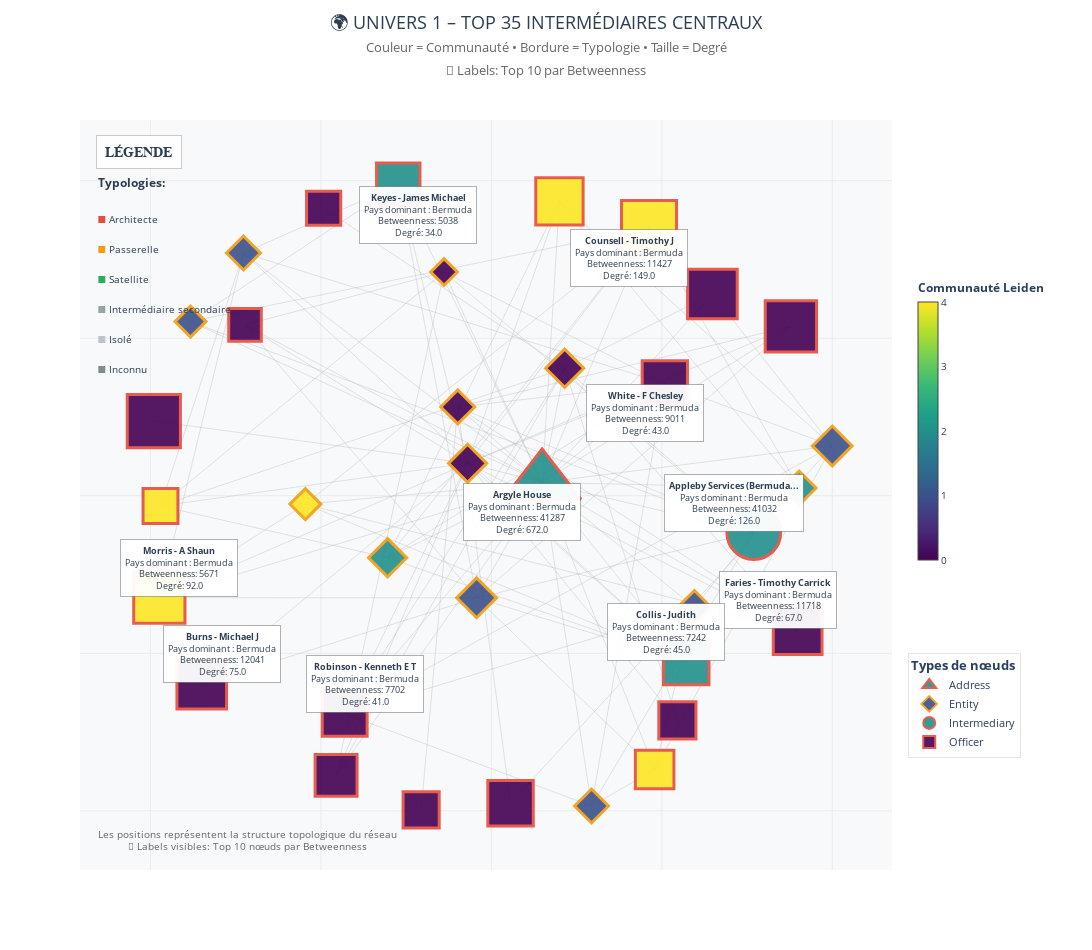

The notebook cell this image was saved under:
### Code cell
# =====================================================
# 5️⃣ MISE EN PAGE OPTIMISÉE AVEC LABELS VISIBLES
# =====================================================
fig = go.Figure(data=[edge_trace] + node_traces)

# AJOUT DES ANNOTATIONS POUR LES NŒUDS PRINCIPAUX
top_10_nodes = top35.nlargest(10, 'betweenness')

annotations = []
for _, row in top_10_nodes.iterrows():
    node_id = row['id']
    if node_id in pos:
        x, y = pos[node_id]
        
        # Créer le texte de l'annotation
        name = row['name']
        short_name = name.split(';')[0] if ';' in name else name
        short_name = short_name[:25] + "..." if len(short_name) > 25 else short_name
        
        annotation_text = (
            f"<b>{short_name}</b><br>"
            f"Pays dominant : {row['pays_dominant_communauté']}<br>"
            f"Betweenness: {row['betweenness']:.0f}<br>"
            f"Degré: {row['degree']}"
        )
        
        annotations.append(
            dict(
                x=x,
                y=y,
                xref="x",
                yref="y",
                text=annotation_text,
                showarrow=True,
                arrowhead=2,
                arrowsize=1,
                arrowwidth=2,
                arrowcolor="#2c3e50",
                bgcolor="rgba(255, 255, 255, 0.95)",
                bordercolor="rgba(0, 0, 0, 0.3)",
                borderwidth=1,
                borderpad=4,
                font=dict(size=9, color="#2c3e50"),
                # Position intelligente de l'annotation
                ax=20 if x < 0 else -20,
                ay=-30 if y < 0 else 30
            )
        )

leiden_values = top35["leiden"].dropna()
if not leiden_values.empty:
    fig.add_trace(go.Scatter(
        x=[None], y=[None],
        mode='markers',
        marker=dict(
            colorscale='Viridis',
            cmin=leiden_values.min(),
            cmax=leiden_values.max(),
            colorbar=dict(
                title=dict(text="<b>Communauté Leiden</b>", font=dict(size=12)),
                thickness=20,
                len=0.4,
                y=0.8,
                yanchor='top',
                x=1.02,
                xanchor='left',
                tickfont=dict(size=10)
            ),
            showscale=True
        ),
        hoverinfo='none',
        showlegend=False
    ))

fig.update_layout(
    title=dict(
        text="🌍 UNIVERS 1 – TOP 35 INTERMÉDIAIRES CENTRAUX<br>"
             "<span style='font-size:13px; color:#666'>"
             "Couleur = Communauté • Bordure = Typologie • Taille = Degré<br>"
             "📌 Labels: Top 10 par Betweenness"
             "</span>",
        x=0.5,
        xanchor="center",
        y=0.97,
        font=dict(size=18, color=COLOR_PALETTE['text'])
    ),
    width=1400,
    height=950,
    showlegend=True,
    hoverlabel=dict(
        bgcolor="rgba(30,30,30,0.9)",
        font_size=12,
        font_family="Arial",
        font_color="white",
        bordercolor="rgba(255,255,255,0.2)"
    ),
    plot_bgcolor=COLOR_PALETTE['background'],
    paper_bgcolor=COLOR_PALETTE['paper'],
    legend=dict(
        title=dict(text="<b>Types de nœuds</b>", font=dict(size=13)),
        bgcolor="rgba(255,255,255,0.95)",
        bordercolor="rgba(0,0,0,0.1)",
        borderwidth=1,
        font=dict(size=11),
        x=1.02,
        y=0.15,
        xanchor='left',
        yanchor='bottom',
        traceorder="normal",
        itemsizing="constant"
    ),
    margin=dict(l=80, r=200, t=120, b=80),
    xaxis=dict(showgrid=True, gridcolor=COLOR_PALETTE['grid'], zeroline=False, showticklabels=False),
    yaxis=dict(showgrid=True, gridcolor=COLOR_PALETTE['grid'], zeroline=False, showticklabels=False),
    # AJOUT DES ANNOTATIONS
    annotations=annotations + [
        dict(
            x=0.02, y=0.98,
            xref="paper", yref="paper",
            text="<b>LÉGENDE</b>",
            showarrow=False,
            font=dict(size=14, color=COLOR_PALETTE['text'], family="Arial Black"),
            xanchor="left", yanchor="top",
            bgcolor="rgba(255,255,255,0.9)",
            bordercolor="rgba(0,0,0,0.2)",
            borderwidth=1, borderpad=8
        ),
        dict(
            x=0.02, y=0.93,
            xref="paper", yref="paper",
            text="<b>Typologies:</b>",
            showarrow=False,
            font=dict(size=12, color=COLOR_PALETTE['text']),
            xanchor="left", yanchor="top"
        )
    ]
)

# Ajouter les typologies à la légende
y_pos = 0.88
for typo, color in TYPO_COLORS.items():
    fig.add_annotation(
        x=0.02, y=y_pos,
        xref="paper", yref="paper",
        text=f"<span style='color:{color}'>■</span> {typo}",
        showarrow=False,
        font=dict(size=10, color=COLOR_PALETTE['text']),
        xanchor="left", yanchor="top"
    )
    y_pos -= 0.04

# Note sur les labels
fig.add_annotation(
    x=0.02, y=0.02,
    xref="paper", yref="paper",
    text="<span style='font-size:10px; color:#666'>Les positions représentent la structure topologique du réseau<br>📌 Labels visibles: Top 10 nœuds par Betweenness</span>",
    showarrow=False,
    font=dict(size=9, color=COLOR_PALETTE['text']),
    xanchor="left", yanchor="bottom"
)

print("🚀 Affichage du graphique avec labels visibles...")
print("📌 Les 10 nœuds les plus centraux sont annotés directement")
fig.show()

### Figure 1 — Plotly figure (JSON) as saved in the notebook; plotly's stock layout.template omitted (floating-point values rounded to 4 significant figures; data arrays with more than 128 entries replaced by an {"elided": "..."} marker saying what was removed)
{"data": [{"hoverinfo": "none", "line": {"color": "rgba(169, 169, 169, 0.4)", "width": 0.8}, "mode": "lines", "showlegend": false, "type": "scatter", "x": {"elided": "312 float values"}, "y": {"elided": "312 float values"}}, {"hoverinfo": "text", "hovertemplate": "%{text}<extra></extra>", "marker": {"color": [2], "colorscale": [[0, "#440154"], [0.1111, "#482878"], [0.2222, "#3e4989"], [0.3333, "#31688e"], [0.4444, "#26828e"], [0.5556, "#1f9e89"], [0.6667, "#35b779"], [0.7778, "#6ece58"], [0.8889, "#b5de2b"], [1, "#fde725"]], "line": {"color": ["#e74c3c"], "width": 3}, "opacity": 0.9, "showscale": false, "size": [67.09], "symbol": "triangle-up"}, "mode": "markers", "name": "Address", "text": ["<span style='color:white;'><b>Argyle House; 41a Cedar Avenue; Hamilton HM 12; Bermuda</b><br><b>Type:</b> Address | <b>Typologie:</b> Architecte<br><b>Pays:</b> Bermuda<br><b>Degré:</b> 672.0 | <b>Betweenness:</b> 41287.1221<br><b>Communauté Leiden:</b> 2<br><b>Pays dominant:</b> Bermuda</span>"], "type": "scatter", "x": [0.1489], "y": [0.04213]}, {"hoverinfo": "text", "hovertemplate": "%{text}<extra></extra>", "marker": {"color": [1, 1, 0, 0, 1, 4, 1, 1, 1, 0, 2, 2, 0], "colorscale": [[0, "#440154"], [0.1111, "#482878"], [0.2222, "#3e4989"], [0.3333, "#31688e"], [0.4444, "#26828e"], [0.5556, "#1f9e89"], [0.6667, "#35b779"], [0.7778, "#6ece58"], [0.8889, "#b5de2b"], [1, "#fde725"]], "line": {"color": ["#f39c12", "#f39c12", "#f39c12", "#f39c12", "#f39c12", "#f39c12", "#f39c12", "#f39c12", "#f39c12", "#f39c12", "#f39c12", "#f39c12", "#f39c12"], "width": 3}, "opacity": 0.9, "showscale": false, "size": [30.57, 23.79, 29.33, 29.33, 26.09, 23.79, 26.09, 26.09, 30.57, 20.55, 26.09, 29.33, 26.09], "symbol": "diamond"}, "mode": "markers", "name": "Entity", "text": ["<span style='color:white;'><b>CORONA LTD.</b><br><b>Type:</b> Entity | <b>Typologie:</b> Passerelle<br><b>Pays:</b> Bermuda<br><b>Degré:</b> 6.0 | <b>Betweenness:</b> 1875.5201<br><b>Communauté Leiden:</b> 1<br><b>Pays dominant:</b> Bermuda</span>", "<span style='color:white;'><b>Kowo Limited</b><br><b>Type:</b> Entity | <b>Typologie:</b> Passerelle<br><b>Pays:</b> Bermuda<br><b>Degré:</b> 2.0 | <b>Betweenness:</b> 1674.1062<br><b>Communauté Leiden:</b> 1<br><b>Pays dominant:</b> Bermuda</span>", "<span style='color:white;'><b>LION CORPORATION LIMITED</b><br><b>Type:</b> Entity | <b>Typologie:</b> Passerelle<br><b>Pays:</b> Bermuda<br><b>Degré:</b> 5.0 | <b>Betweenness:</b> 1542.3517<br><b>Communauté Leiden:</b> 0<br><b>Pays dominant:</b> Bermuda</span>", "<span style='color:white;'><b>Olivewood Limited</b><br><b>Type:</b> Entity | <b>Typologie:</b> Passerelle<br><b>Pays:</b> Bermuda<br><b>Degré:</b> 5.0 | <b>Betweenness:</b> 1445.4651<br><b>Communauté Leiden:</b> 0<br><b>Pays dominant:</b> Bermuda</span>", "<span style='color:white;'><b>SOLVEST, LTD.</b><br><b>Type:</b> Entity | <b>Typologie:</b> Passerelle<br><b>Pays:</b> Bermuda<br><b>Degré:</b> 3.0 | <b>Betweenness:</b> 1428.2721<br><b>Communauté Leiden:</b> 1<br><b>Pays dominant:</b> Bermuda</span>", "<span style='color:white;'><b>Aberystwyth Limited</b><br><b>Type:</b> Entity | <b>Typologie:</b> Passerelle<br><b>Pays:</b> Cayman Islands<br><b>Degré:</b> 2.0 | <b>Betweenness:</b> 1356.7657<br><b>Communauté Leiden:</b> 4<br><b>Pays dominant:</b> Cayman Islands</span>", "<span style='color:white;'><b>WOODBRIDGE COMPANY LIMITED</b><br><b>Type:</b> Entity | <b>Typologie:</b> Passerelle<br><b>Pays:</b> Bermuda<br><b>Degré:</b> 3.0 | <b>Betweenness:</b> 827.2414<br><b>Communauté Leiden:</b> 1<br><b>Pays dominant:</b> Bermuda</span>", "<span style='color:white;'><b>KINGSTON ASSOCIATES, LTD.</b><br><b>Type:</b> Entity | <b>Typologie:</b> Passerelle<br><b>Pays:</b> Bermuda<br><b>Degré:</b> 3.0 | <b>Betweenness:</b> 802.8221<br><b>Communauté Leiden:</b> 1<br><b>Pays dominant:</b> Bermuda</span>", "<span style='color:white;'><b>Tholu Limited</b><br><b>Type:</b> Entity | <b>Typologie:</b> Passerelle<br><b>Pays:</b> Bermuda<br><b>Degré:</b> 6.0 | <b>Betweenness:</b> 710.7070<br><b>Communauté Leiden:</b> 1<br><b>Pays dominant:</b> Bermuda</span>", "<span style='color:white;'><b>A.A. LTD.</b><br><b>Type:</b> Entity | <b>Typologie:</b> Passerelle<br><b>Pays:</b> Bermuda<br><b>Degré:</b> 1.0 | <b>Betweenness:</b> 672.1040<br><b>Communauté Leiden:</b> 0<br><b>Pays dominant:</b> Bermuda</span>", "<span style='color:white;'><b>THL Ltd.</b><br><b>Type:</b> Entity | <b>Typologie:</b> Passerelle<br><b>Pays:</b> Bermuda<br><b>Degré:</b> 3.0 | <b>Betweenness:</b> 665.7568<br><b>Communauté Leiden:</b> 2<br><b>Pays dominant:</b> Bermuda</span>", "<span style='color:white;'><b>Pure Products Limited</b><br><b>Type:</b> Entity | <b>Typologie:</b> Passerelle<br><b>Pays:</b> Bermuda<br><b>Degré:</b> 5.0 | <b>Betweenness:</b> 647.7961<br><b>Communauté Leiden:</b> 2<br><b>Pays dominant:</b> Bermuda</span>", "<span style='color:white;'><b>Children's Hospital Integrated Risk Protective Limited</b><br><b>Type:</b> Entity | <b>Typologie:</b> Passerelle<br><b>Pays:</b> Bermuda<br><b>Degré:</b> 3.0 | <b>Betweenness:</b> 637.8345<br><b>Communauté Leiden:</b> 0<br><b>Pays dominant:</b> Bermuda</span>"], "type": "scatter", "x": [1.0, -0.8826, 0.2151, -0.06983, 0.5955, -0.5456, -0.7271, 0.2938, -0.04333, -0.1388, 0.9026, -0.3044, -0.09863], "y": [0.1582, 0.5529, 0.4046, 0.103, -0.3547, -0.02645, 0.7705, -0.9847, -0.3239, 0.7103, 0.0246, -0.1966, 0.2819]}, {"hoverinfo": "text", "hovertemplate": "%{text}<extra></extra>", "marker": {"color": [1], "colorscale": [[0, "#440154"], [0.1111, "#482878"], [0.2222, "#3e4989"], [0.3333, "#31688e"], [0.4444, "#26828e"], [0.5556, "#1f9e89"], [0.6667, "#35b779"], [0.7778, "#6ece58"], [0.8889, "#b5de2b"], [1, "#fde725"]], "line": {"color": ["#e74c3c"], "width": 3}, "opacity": 0.9, "showscale": false, "size": [53.75], "symbol": "circle"}, "mode": "markers", "name": "Intermediary", "text": ["<span style='color:white;'><b>Appleby Services (Bermuda) Ltd.</b><br><b>Type:</b> Intermediary | <b>Typologie:</b> Architecte<br><b>Pays:</b> Bermuda<br><b>Degré:</b> 126.0 | <b>Betweenness:</b> 41032.3032<br><b>Communauté Leiden:</b> 1<br><b>Pays dominant:</b> Bermuda</span>"], "type": "scatter", "x": [0.7697], "y": [-0.1171]}, {"hoverinfo": "text", "hovertemplate": "%{text}<extra></extra>", "marker": {"color": [0, 0, 2, 0, 0, 1, 2, 1, 2, 0, 0, 0, 0, 2, 2, 0, 0, 0, 0, 0], "colorscale": [[0, "#440154"], [0.1111, "#482878"], [0.2222, "#3e4989"], [0.3333, "#31688e"], [0.4444, "#26828e"], [0.5556, "#1f9e89"], [0.6667, "#35b779"], [0.7778, "#6ece58"], [0.8889, "#b5de2b"], [1, "#fde725"]], "line": {"color": ["#e74c3c", "#e74c3c", "#e74c3c", "#e74c3c", "#e74c3c", "#e74c3c", "#e74c3c", "#e74c3c", "#e74c3c", "#e74c3c", "#e74c3c", "#e74c3c", "#e74c3c", "#e74c3c", "#e74c3c", "#e74c3c", "#e74c3c", "#e74c3c", "#e74c3c", "#e74c3c"], "width": 3}, "opacity": 0.9, "showscale": false, "size": [49.65, 48.76, 55.09, 45.27, 44.9, 45.63, 51.26, 43.44, 47.34, 51.35, 49.65, 41.94, 45.45, 34.88, 38.56, 36.11, 37.18, 32.58, 34.18, 53.17], "symbol": "square"}, "mode": "markers", "name": "Officer", "text": ["<span style='color:white;'><b>Burns - Michael J</b><br><b>Type:</b> Officer | <b>Typologie:</b> Architecte<br><b>Pays:</b> Bermuda;British Virgin Islands;Canada<br><b>Degré:</b> 75.0 | <b>Betweenness:</b> 12041.2640<br><b>Communauté Leiden:</b> 0<br><b>Pays dominant:</b> Bermuda</span>", "<span style='color:white;'><b>Faries - Timothy Carrick</b><br><b>Type:</b> Officer | <b>Typologie:</b> Architecte<br><b>Pays:</b> Bermuda;United Kingdom<br><b>Degré:</b> 67.0 | <b>Betweenness:</b> 11718.0105<br><b>Communauté Leiden:</b> 0<br><b>Pays dominant:</b> Bermuda</span>", "<span style='color:white;'><b>Counsell - Timothy J</b><br><b>Type:</b> Officer | <b>Typologie:</b> Architecte<br><b>Pays:</b> Bermuda;United Kingdom;United States<br><b>Degré:</b> 149.0 | <b>Betweenness:</b> 11427.1052<br><b>Communauté Leiden:</b> 2<br><b>Pays dominant:</b> Bermuda</span>", "<span style='color:white;'><b>White - F Chesley</b><br><b>Type:</b> Officer | <b>Typologie:</b> Architecte<br><b>Pays:</b> Bermuda;United Kingdom<br><b>Degré:</b> 43.0 | <b>Betweenness:</b> 9010.6996<br><b>Communauté Leiden:</b> 0<br><b>Pays dominant:</b> Bermuda</span>", "<span style='color:white;'><b>Robinson - Kenneth E T</b><br><b>Type:</b> Officer | <b>Typologie:</b> Architecte<br><b>Pays:</b> Bermuda;Cayman Islands;United Kingdom;United States<br><b>Degré:</b> 41.0 | <b>Betweenness:</b> 7701.7083<br><b>Communauté Leiden:</b> 0<br><b>Pays dominant:</b> Bermuda</span>", "<span style='color:white;'><b>Collis - Judith</b><br><b>Type:</b> Officer | <b>Typologie:</b> Architecte<br><b>Pays:</b> Bermuda;United Kingdom<br><b>Degré:</b> 45.0 | <b>Betweenness:</b> 7242.3661<br><b>Communauté Leiden:</b> 1<br><b>Pays dominant:</b> Bermuda</span>", "<span style='color:white;'><b>Morris - A Shaun</b><br><b>Type:</b> Officer | <b>Typologie:</b> Architecte<br><b>Pays:</b> Bermuda;United Kingdom;United States<br><b>Degré:</b> 92.0 | <b>Betweenness:</b> 5671.0577<br><b>Communauté Leiden:</b> 2<br><b>Pays dominant:</b> Bermuda</span>", "<span style='color:white;'><b>Keyes - James Michael</b><br><b>Type:</b> Officer | <b>Typologie:</b> Architecte<br><b>Pays:</b> Bermuda;United Kingdom<br><b>Degré:</b> 34.0 | <b>Betweenness:</b> 5038.2278<br><b>Communauté Leiden:</b> 1<br><b>Pays dominant:</b> Bermuda</span>", "<span style='color:white;'><b>Jones - Michael</b><br><b>Type:</b> Officer | <b>Typologie:</b> Architecte<br><b>Pays:</b> Bermuda;United Kingdom;United States<br><b>Degré:</b> 56.0 | <b>Betweenness:</b> 4991.1263<br><b>Communauté Leiden:</b> 2<br><b>Pays dominant:</b> Bermuda</span>", "<span style='color:white;'><b>Lines - David R</b><br><b>Type:</b> Officer | <b>Typologie:</b> Architecte<br><b>Pays:</b> Australia;Bermuda;United States<br><b>Degré:</b> 93.0 | <b>Betweenness:</b> 4730.3378<br><b>Communauté Leiden:</b> 0<br><b>Pays dominant:</b> Bermuda</span>", "<span style='color:white;'><b>Bossin - Alan Irving</b><br><b>Type:</b> Officer | <b>Typologie:</b> Architecte<br><b>Pays:</b> Bermuda;Canada<br><b>Degré:</b> 75.0 | <b>Betweenness:</b> 4425.2341<br><b>Communauté Leiden:</b> 0<br><b>Pays dominant:</b> Bermuda</span>", "<span style='color:white;'><b>Adderley - Donald Bradfield</b><br><b>Type:</b> Officer | <b>Typologie:</b> Architecte<br><b>Pays:</b> Bermuda;United Kingdom<br><b>Degré:</b> 28.0 | <b>Betweenness:</b> 3483.0851<br><b>Communauté Leiden:</b> 0<br><b>Pays dominant:</b> Bermuda</span>", "<span style='color:white;'><b>KPMG - Bermuda</b><br><b>Type:</b> Officer | <b>Typologie:</b> Architecte<br><b>Pays:</b> Bermuda<br><b>Degré:</b> 44.0 | <b>Betweenness:</b> 3172.1373<br><b>Communauté Leiden:</b> 0<br><b>Pays dominant:</b> Bermuda</span>", "<span style='color:white;'><b>Bubenzer - Peter - Bermuda</b><br><b>Type:</b> Officer | <b>Typologie:</b> Architecte<br><b>Pays:</b> Bermuda;United Kingdom<br><b>Degré:</b> 11.0 | <b>Betweenness:</b> 3169.6760<br><b>Communauté Leiden:</b> 2<br><b>Pays dominant:</b> Bermuda</span>", "<span style='color:white;'><b>Richardson-Augustus - Tammy L</b><br><b>Type:</b> Officer | <b>Typologie:</b> Architecte<br><b>Pays:</b> Bermuda;United Kingdom;United States<br><b>Degré:</b> 18.0 | <b>Betweenness:</b> 2803.9541<br><b>Communauté Leiden:</b> 2<br><b>Pays dominant:</b> Bermuda</span>", "<span style='color:white;'><b>Deloitte & Touche Ltd. - Bermuda</b><br><b>Type:</b> Officer | <b>Typologie:</b> Architecte<br><b>Pays:</b> Bermuda<br><b>Degré:</b> 13.0 | <b>Betweenness:</b> 2737.4716<br><b>Communauté Leiden:</b> 0<br><b>Pays dominant:</b> Bermuda</span>", "<span style='color:white;'><b>Cabral - Warren Wilton</b><br><b>Type:</b> Officer | <b>Typologie:</b> Architecte<br><b>Pays:</b> Bermuda;Switzerland;United Kingdom<br><b>Degré:</b> 15.0 | <b>Betweenness:</b> 2665.5272<br><b>Communauté Leiden:</b> 0<br><b>Pays dominant:</b> Bermuda</span>", "<span style='color:white;'><b>Spurling - Richard D</b><br><b>Type:</b> Officer | <b>Typologie:</b> Architecte<br><b>Pays:</b> Bermuda<br><b>Degré:</b> 8.0 | <b>Betweenness:</b> 2610.2712<br><b>Communauté Leiden:</b> 0<br><b>Pays dominant:</b> Bermuda</span>", "<span style='color:white;'><b>PricewaterhouseCoopers - Bermuda</b><br><b>Type:</b> Officer | <b>Typologie:</b> Architecte<br><b>Pays:</b> Bermuda<br><b>Degré:</b> 10.0 | <b>Betweenness:</b> 2389.6500<br><b>Communauté Leiden:</b> 0<br><b>Pays dominant:</b> Bermuda</span>", "<span style='color:white;'><b>Ernst & Young Ltd.</b><br><b>Type:</b> Officer | <b>Typologie:</b> Architecte<br><b>Pays:</b> Bermuda<br><b>Degré:</b> 117.0 | <b>Betweenness:</b> 1378.8315<br><b>Communauté Leiden:</b> 0<br><b>Pays dominant:</b> Bermuda</span>"], "type": "scatter", "x": [-0.8496, 0.8984, 0.4624, 0.5088, -0.4303, 0.5714, -0.974, -0.2731, 0.1997, 0.8785, 0.6484, -0.4555, 0.05626, -0.9706, 0.4789, -0.2061, 0.5457, -0.7226, -0.492, -0.9901], "y": [-0.5981, -0.4266, 0.8501, 0.3564, -0.692, -0.5276, -0.3236, 0.9875, 0.9346, 0.5378, 0.6404, -0.8874, -0.9762, -0.03237, -0.8691, -0.9972, -0.7131, 0.5423, 0.9126, 0.2371]}, {"hoverinfo": "none", "marker": {"cmax": 4, "cmin": 0, "colorbar": {"len": 0.4, "thickness": 20, "tickfont": {"size": 10}, "title": {"font": {"size": 12}, "text": "<b>Communauté Leiden</b>"}, "x": 1.02, "xanchor": "left", "y": 0.8, "yanchor": "top"}, "colorscale": [[0, "#440154"], [0.1111, "#482878"], [0.2222, "#3e4989"], [0.3333, "#31688e"], [0.4444, "#26828e"], [0.5556, "#1f9e89"], [0.6667, "#35b779"], [0.7778, "#6ece58"], [0.8889, "#b5de2b"], [1, "#fde725"]], "showscale": true}, "mode": "markers", "showlegend": false, "type": "scatter", "x": [null], "y": [null]}], "layout": {"annotations": [{"arrowcolor": "#2c3e50", "arrowhead": 2, "arrowsize": 1, "arrowwidth": 2, "ax": -20, "ay": 30, "bgcolor": "rgba(255, 255, 255, 0.95)", "bordercolor": "rgba(0, 0, 0, 0.3)", "borderpad": 4, "borderwidth": 1, "font": {"color": "#2c3e50", "size": 9}, "showarrow": true, "text": "<b>Argyle House</b><br>Pays dominant : Bermuda<br>Betweenness: 41287<br>Degré: 672.0", "x": 0.1489, "xref": "x", "y": 0.04213, "yref": "y"}, {"arrowcolor": "#2c3e50", "arrowhead": 2, "arrowsize": 1, "arrowwidth": 2, "ax": -20, "ay": -30, "bgcolor": "rgba(255, 255, 255, 0.95)", "bordercolor": "rgba(0, 0, 0, 0.3)", "borderpad": 4, "borderwidth": 1, "font": {"color": "#2c3e50", "size": 9}, "showarrow": true, "text": "<b>Appleby Services (Bermuda...</b><br>Pays dominant : Bermuda<br>Betweenness: 41032<br>Degré: 126.0", "x": 0.7697, "xref": "x", "y": -0.1171, "yref": "y"}, {"arrowcolor": "#2c3e50", "arrowhead": 2, "arrowsize": 1, "arrowwidth": 2, "ax": 20, "ay": -30, "bgcolor": "rgba(255, 255, 255, 0.95)", "bordercolor": "rgba(0, 0, 0, 0.3)", "borderpad": 4, "borderwidth": 1, "font": {"color": "#2c3e50", "size": 9}, "showarrow": true, "text": "<b>Burns - Michael J</b><br>Pays dominant : Bermuda<br>Betweenness: 12041<br>Degré: 75.0", "x": -0.8496, "xref": "x", "y": -0.5981, "yref": "y"}, {"arrowcolor": "#2c3e50", "arrowhead": 2, "arrowsize": 1, "arrowwidth": 2, "ax": -20, "ay": -30, "bgcolor": "rgba(255, 255, 255, 0.95)", "bordercolor": "rgba(0, 0, 0, 0.3)", "borderpad": 4, "borderwidth": 1, "font": {"color": "#2c3e50", "size": 9}, "showarrow": true, "text": "<b>Faries - Timothy Carrick</b><br>Pays dominant : Bermuda<br>Betweenness: 11718<br>Degré: 67.0", "x": 0.8984, "xref": "x", "y": -0.4266, "yref": "y"}, {"arrowcolor": "#2c3e50", "arrowhead": 2, "arrowsize": 1, "arrowwidth": 2, "ax": -20, "ay": 30, "bgcolor": "rgba(255, 255, 255, 0.95)", "bordercolor": "rgba(0, 0, 0, 0.3)", "borderpad": 4, "borderwidth": 1, "font": {"color": "#2c3e50", "size": 9}, "showarrow": true, "text": "<b>Counsell - Timothy J</b><br>Pays dominant : Bermuda<br>Betweenness: 11427<br>Degré: 149.0", "x": 0.4624, "xref": "x", "y": 0.8501, "yref": "y"}, {"arrowcolor": "#2c3e50", "arrowhead": 2, "arrowsize": 1, "arrowwidth": 2, "ax": -20, "ay": 30, "bgcolor": "rgba(255, 255, 255, 0.95)", "bordercolor": "rgba(0, 0, 0, 0.3)", "borderpad": 4, "borderwidth": 1, "font": {"color": "#2c3e50", "size": 9}, "showarrow": true, "text": "<b>White - F Chesley</b><br>Pays dominant : Bermuda<br>Betweenness: 9011<br>Degré: 43.0", "x": 0.5088, "xref": "x", "y": 0.3564, "yref": "y"}, {"arrowcolor": "#2c3e50", "arrowhead": 2, "arrowsize": 1, "arrowwidth": 2, "ax": 20, "ay": -30, "bgcolor": "rgba(255, 255, 255, 0.95)", "bordercolor": "rgba(0, 0, 0, 0.3)", "borderpad": 4, "borderwidth": 1, "font": {"color": "#2c3e50", "size": 9}, "showarrow": true, "text": "<b>Robinson - Kenneth E T</b><br>Pays dominant : Bermuda<br>Betweenness: 7702<br>Degré: 41.0", "x": -0.4303, "xref": "x", "y": -0.692, "yref": "y"}, {"arrowcolor": "#2c3e50", "arrowhead": 2, "arrowsize": 1, "arrowwidth": 2, "ax": -20, "ay": -30, "bgcolor": "rgba(255, 255, 255, 0.95)", "bordercolor": "rgba(0, 0, 0, 0.3)", "borderpad": 4, "borderwidth": 1, "font": {"color": "#2c3e50", "size": 9}, "showarrow": true, "text": "<b>Collis - Judith</b><br>Pays dominant : Bermuda<br>Betweenness: 7242<br>Degré: 45.0", "x": 0.5714, "xref": "x", "y": -0.5276, "yref": "y"}, {"arrowcolor": "#2c3e50", "arrowhead": 2, "arrowsize": 1, "arrowwidth": 2, "ax": 20, "ay": -30, "bgcolor": "rgba(255, 255, 255, 0.95)", "bordercolor": "rgba(0, 0, 0, 0.3)", "borderpad": 4, "borderwidth": 1, "font": {"color": "#2c3e50", "size": 9}, "showarrow": true, "text": "<b>Morris - A Shaun</b><br>Pays dominant : Bermuda<br>Betweenness: 5671<br>Degré: 92.0", "x": -0.974, "xref": "x", "y": -0.3236, "yref": "y"}, {"arrowcolor": "#2c3e50", "arrowhead": 2, "arrowsize": 1, "arrowwidth": 2, "ax": 20, "ay": 30, "bgcolor": "rgba(255, 255, 255, 0.95)", "bordercolor": "rgba(0, 0, 0, 0.3)", "borderpad": 4, "borderwidth": 1, "font": {"color": "#2c3e50", "size": 9}, "showarrow": true, "text": "<b>Keyes - James Michael</b><br>Pays dominant : Bermuda<br>Betweenness: 5038<br>Degré: 34.0", "x": -0.2731, "xref": "x", "y": 0.9875, "yref": "y"}, {"bgcolor": "rgba(255,255,255,0.9)", "bordercolor": "rgba(0,0,0,0.2)", "borderpad": 8, "borderwidth": 1, "font": {"color": "#2c3e50", "family": "Arial Black", "size": 14}, "showarrow": false, "text": "<b>LÉGENDE</b>", "x": 0.02, "xanchor": "left", "xref": "paper", "y": 0.98, "yanchor": "top", "yref": "paper"}, {"font": {"color": "#2c3e50", "size": 12}, "showarrow": false, "text": "<b>Typologies:</b>", "x": 0.02, "xanchor": "left", "xref": "paper", "y": 0.93, "yanchor": "top", "yref": "paper"}, {"font": {"color": "#2c3e50", "size": 10}, "showarrow": false, "text": "<span style='color:#e74c3c'>■</span> Architecte", "x": 0.02, "xanchor": "left", "xref": "paper", "y": 0.88, "yanchor": "top", "yref": "paper"}, {"font": {"color": "#2c3e50", "size": 10}, "showarrow": false, "text": "<span style='color:#f39c12'>■</span> Passerelle", "x": 0.02, "xanchor": "left", "xref": "paper", "y": 0.84, "yanchor": "top", "yref": "paper"}, {"font": {"color": "#2c3e50", "size": 10}, "showarrow": false, "text": "<span style='color:#27ae60'>■</span> Satellite", "x": 0.02, "xanchor": "left", "xref": "paper", "y": 0.8, "yanchor": "top", "yref": "paper"}, {"font": {"color": "#2c3e50", "size": 10}, "showarrow": false, "text": "<span style='color:#95a5a6'>■</span> Intermédiaire secondaire", "x": 0.02, "xanchor": "left", "xref": "paper", "y": 0.76, "yanchor": "top", "yref": "paper"}, {"font": {"color": "#2c3e50", "size": 10}, "showarrow": false, "text": "<span style='color:#bdc3c7'>■</span> Isolé", "x": 0.02, "xanchor": "left", "xref": "paper", "y": 0.72, "yanchor": "top", "yref": "paper"}, {"font": {"color": "#2c3e50", "size": 10}, "showarrow": false, "text": "<span style='color:#7f8c8d'>■</span> Inconnu", "x": 0.02, "xanchor": "left", "xref": "paper", "y": 0.68, "yanchor": "top", "yref": "paper"}, {"font": {"color": "#2c3e50", "size": 9}, "showarrow": false, "text": "<span style='font-size:10px; color:#666'>Les positions représentent la structure topologique du réseau<br>📌 Labels visibles: Top 10 nœuds par Betweenness</span>", "x": 0.02, "xanchor": "left", "xref": "paper", "y": 0.02, "yanchor": "bottom", "yref": "paper"}], "height": 950, "hoverlabel": {"bgcolor": "rgba(30,30,30,0.9)", "bordercolor": "rgba(255,255,255,0.2)", "font": {"color": "white", "family": "Arial", "size": 12}}, "legend": {"bgcolor": "rgba(255,255,255,0.95)", "bordercolor": "rgba(0,0,0,0.1)", "borderwidth": 1, "font": {"size": 11}, "itemsizing": "constant", "title": {"font": {"size": 13}, "text": "<b>Types de nœuds</b>"}, "traceorder": "normal", "x": 1.02, "xanchor": "left", "y": 0.15, "yanchor": "bottom"}, "margin": {"b": 80, "l": 80, "r": 200, "t": 120}, "paper_bgcolor": "#ffffff", "plot_bgcolor": "#f8f9fa", "showlegend": true, "title": {"font": {"color": "#2c3e50", "size": 18}, "text": "🌍 UNIVERS 1 – TOP 35 INTERMÉDIAIRES CENTRAUX<br><span style='font-size:13px; color:#666'>Couleur = Communauté • Bordure = Typologie • Taille = Degré<br>📌 Labels: Top 10 par Betweenness</span>", "x": 0.5, "xanchor": "center", "y": 0.97}, "width": 1400, "xaxis": {"gridcolor": "#e9ecef", "showgrid": true, "showticklabels": false, "zeroline": false}, "yaxis": {"gridcolor": "#e9ecef", "showgrid": true, "showticklabels": false, "zeroline": false}}}
